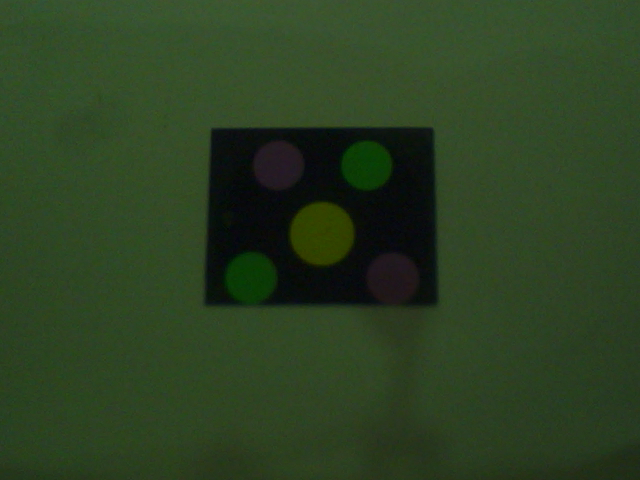
#> input picture images/img0.png, 640 x 480 px
$ python -i software1.py   (imports and definitions only)   (older library calls are emulated)
#> lines starting #> are read from the running program, lines starting #| are printed output that depends on the picture; after the words box and inside, x2 and y2 are one past the last pixel; in counts of white or black regions, pixels touching at a corner belong together
#> further down, picture is the input picture: shape (480, 640, 3); mean B, G, R 33.7, 64.1, 43.6
#!/usr/bin/python3

'''
===================================================================================================
  Author        : Emanuel Sánchez
  Company       : Universidad Simón Bolívar
  Email         : emanuelsab@gmail.com

  Description   :
                    Prueba1

===================================================================================================
'''

import argparse
import cv2
import numpy as np
import imutils
from sys import exit

# [9 lines left out: function detector, not called in this run]

def imgAcondition(img):
    # imgResized = imutils.resize(img, width = 300)     # resize the image to obtain a smaller perimeter and so a better factor to approximate the image

    ratio = 1
    imgGray = cv2.cvtColor(img, cv2.COLOR_BGR2GRAY)
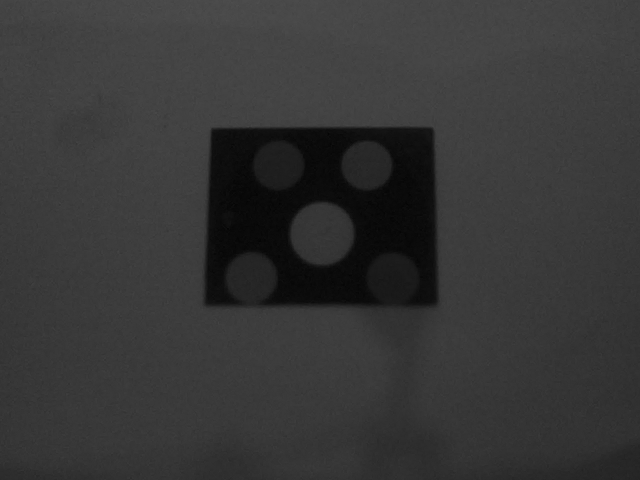
#> imgGray: shape (480, 640); min 4, max 79, mean 54.5

    # ratio = img.shape[0] / float(imgResized.shape[0])
    # imgGray = cv2.cvtColor(imgResized, cv2.COLOR_BGR2GRAY)

    imgFilter = cv2.GaussianBlur(imgGray,(5,5),0)      # filter to eliminate gaussian noise and reduce textures
    imgThresh = cv2.threshold(imgFilter, 20, 255, cv2.THRESH_BINARY)[1]      # convert the image to a binary image to find contours
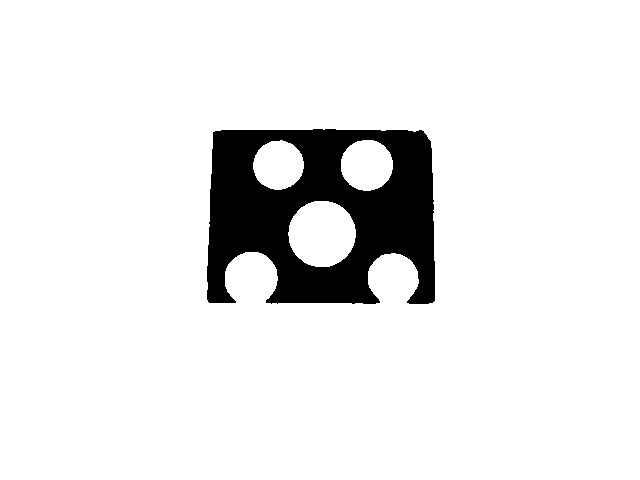
#> imgThresh: shape (480, 640); 91.3% white; 1 black region, box (x1, y1, x2, y2) and area: (207, 129, 435, 304) 26814
    return ratio, imgThresh, 0

# [41 lines left out: functions circlesDetector, main, not called in this run]

# [18 lines not run here, left out]

>>> import cv2
>>> picture = cv2.imread('../images/img0.png')
>>> result = imgAcondition(picture)

$ run again, on images/img2.png
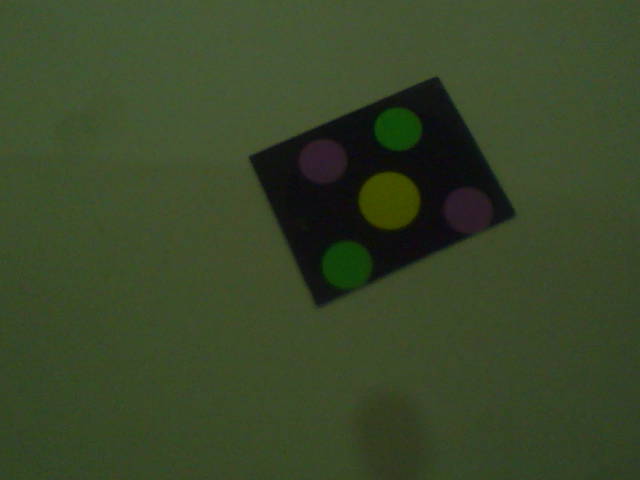
#> input picture images/img2.png, 640 x 480 px
#> picture is the input picture: shape (480, 640, 3); mean B, G, R 40.2, 70.1, 56.2
#> in imgAcondition, `imgGray = cv2.cvtColor(img, cv2.COLOR_BGR2GRAY)`:
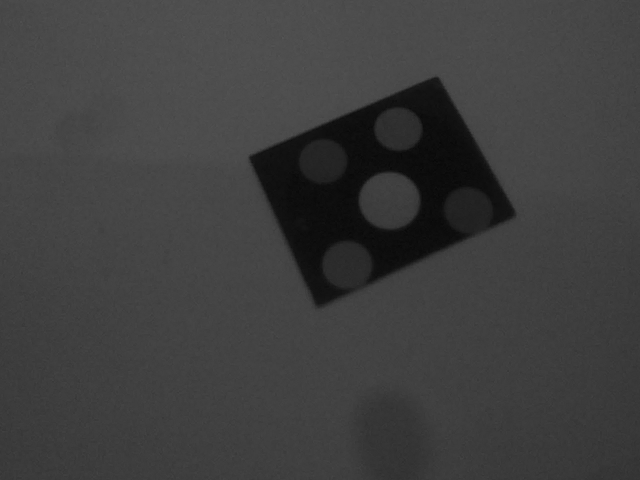
#> imgGray: shape (480, 640); min 7, max 85, mean 62.6
#> in imgAcondition, `imgThresh = cv2.threshold(imgFilter, 20, 255, cv2.THRESH_BINARY)[1]`:
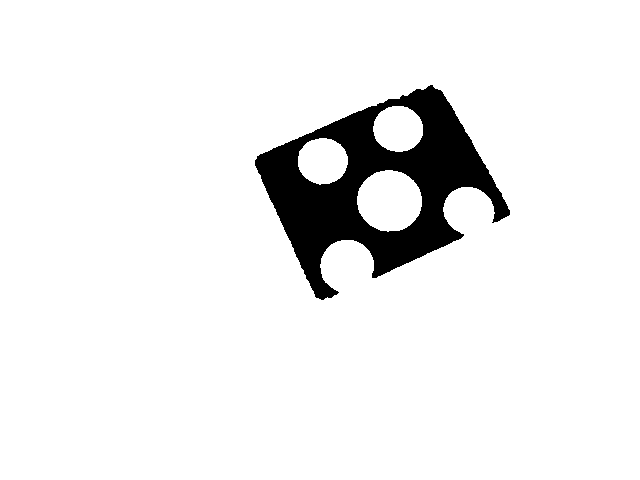
#> imgThresh: shape (480, 640); 93% white; 1 black region, box (x1, y1, x2, y2) and area: (255, 85, 510, 300) 21571

$ run again, on images/img3.png
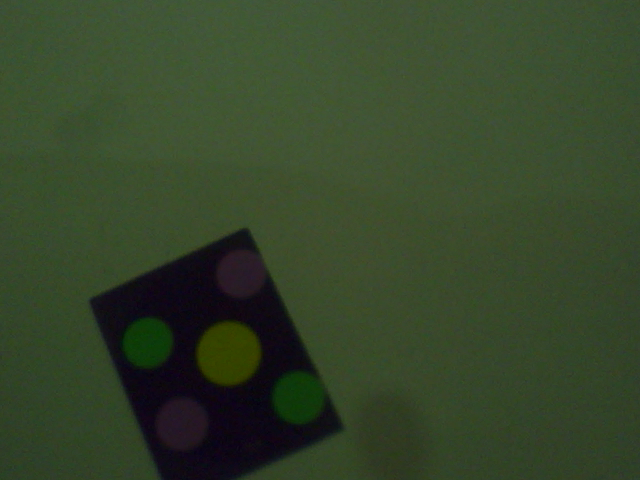
#> input picture images/img3.png, 640 x 480 px
#> picture is the input picture: shape (480, 640, 3); mean B, G, R 41.7, 68.7, 53
#> in imgAcondition, `imgGray = cv2.cvtColor(img, cv2.COLOR_BGR2GRAY)`:
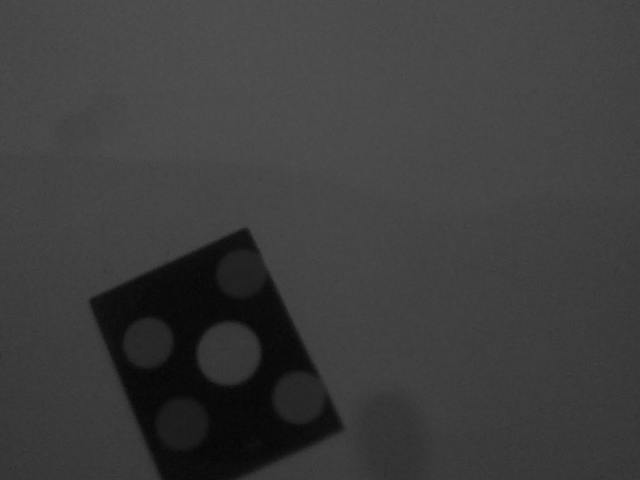
#> imgGray: shape (480, 640); min 3, max 82, mean 61
#> in imgAcondition, `imgThresh = cv2.threshold(imgFilter, 20, 255, cv2.THRESH_BINARY)[1]`:
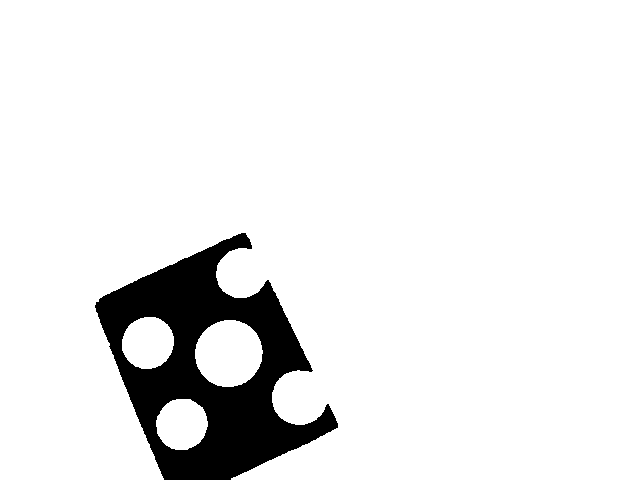
#> imgThresh: shape (480, 640); 91.6% white; 1 black region, box (x1, y1, x2, y2) and area: (95, 233, 338, 480) 25719
